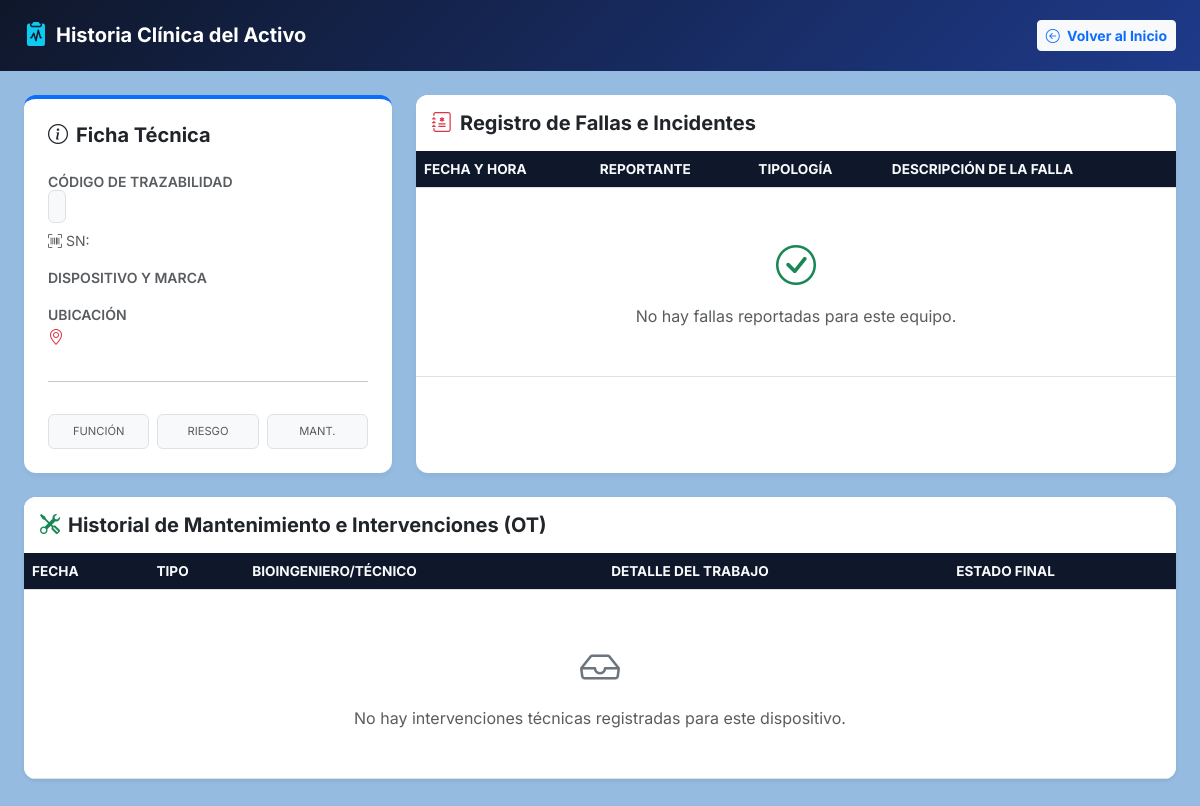
/equipo/2, run on an earlier commit of the app's database.
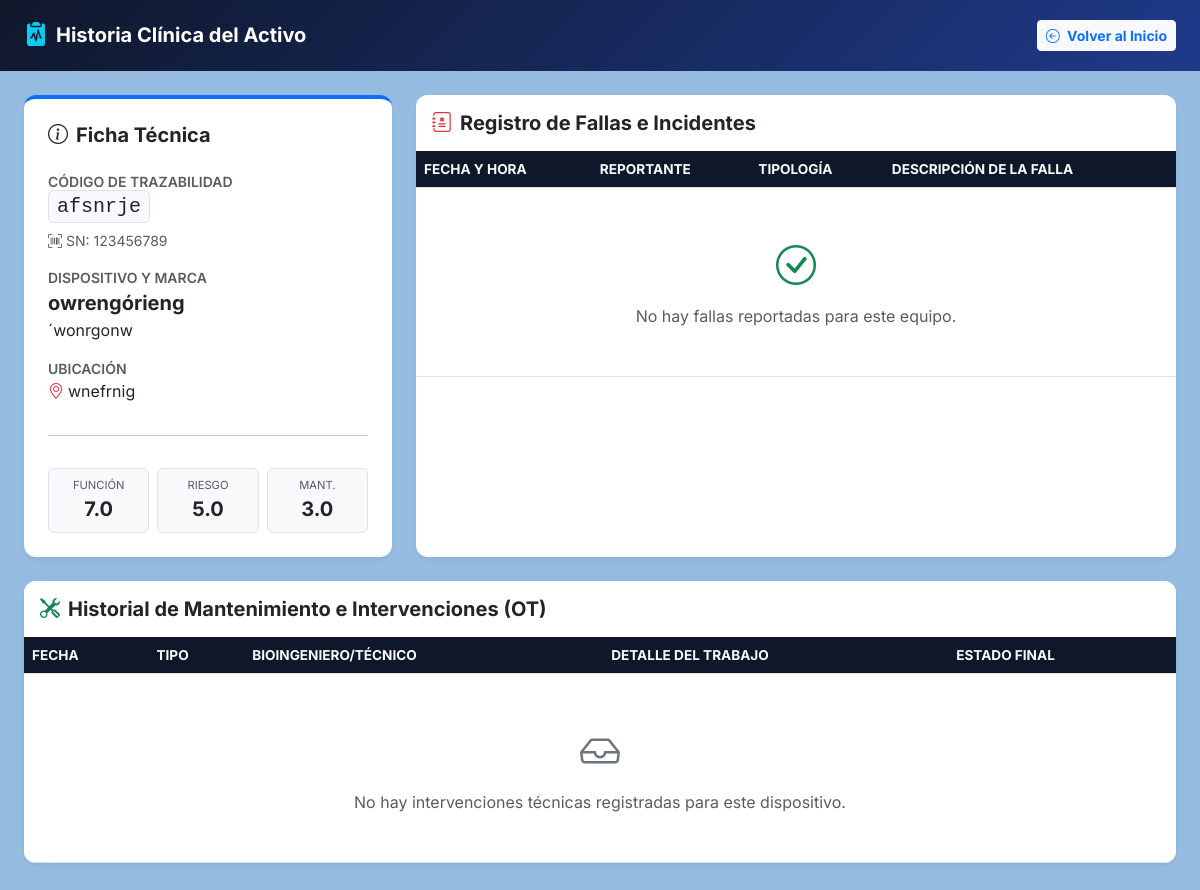
And on a later commit of the database.
### tables this page shows
CREATE TABLE equipos (
        id INTEGER PRIMARY KEY AUTOINCREMENT,
        codigo_trazabilidad TEXT UNIQUE NOT NULL,
        numero_serie TEXT NOT NULL,
        nombre TEXT NOT NULL,
        marca TEXT NOT NULL,
        ubicacion TEXT NOT NULL,
        puntaje_funcion REAL DEFAULT 5.0,
        puntaje_aplicacion REAL DEFAULT 5.0,
        puntaje_mantenimiento REAL DEFAULT 3.0,
        manual_url TEXT,
        estado TEXT DEFAULT 'Activo'
        
    );

### app.py (the view)
@app.route("/equipo/<int:equipo_id>")
def detalle_equipo(equipo_id):
    equipo, fallas, intervenciones = obtener_historia_completa(equipo_id)
    return render_template("detalle.html", equipo=equipo, fallas=fallas, intervenciones=intervenciones)

### db.py (called while the page is built)
def obtener_conexion():
    conexion = sqlite3.connect(RUTA_BD)
    conexion.row_factory = sqlite3.Row
    conexion.execute("PRAGMA foreign_keys = ON;")
    return conexion

def obtener_historia_completa(equipo_id):
    conexion = obtener_conexion()
    try:
        equipo = conexion.execute("SELECT * FROM equipos WHERE id = ?", (equipo_id,)).fetchone()
        fallas = conexion.execute("SELECT * FROM historial_fallas WHERE equipo_id = ? ORDER BY id DESC", (equipo_id,)).fetchall()
        intervenciones = conexion.execute("SELECT * FROM intervenciones WHERE equipo_id = ? ORDER BY id DESC", (equipo_id,)).fetchall()
        return equipo, fallas, intervenciones
    finally:
        conexion.close()

### templates/detalle.html (shortened to what the changed rows need)
<!DOCTYPE html>
<html lang="es">
<head>
    <link href="https://cdn.jsdelivr.net/npm/bootstrap@5.3.3/dist/css/bootstrap.min.css" rel="stylesheet">
    <link rel="stylesheet" href="https://cdn.jsdelivr.net/npm/bootstrap-icons@1.11.3/font/bootstrap-icons.min.css">
</head>
<body>
<div class="container-fluid px-4 pb-5">
    <div class="row g-4">
        <div class="col-md-4">
            <div class="card p-4 h-100 border-top border-4 border-primary">
                <div class="mb-3">
                    <small class="text-muted d-block fw-semibold">CÓDIGO DE TRAZABILIDAD</small>
                    <span class="fs-5 font-monospace bg-light px-2 py-1 border rounded">{{ equipo.codigo_trazabilidad }}</span>
                    <div class="text-muted small mt-2"><i class="bi bi-upc-scan me-1"></i>SN: {{ equipo.numero_serie }}</div>
                </div>
                <div class="mb-3">
                    <small class="text-muted d-block fw-semibold">DISPOSITIVO Y MARCA</small>
                    <div class="fs-5 fw-bold">{{ equipo.nombre }}</div>
                    <div>{{ equipo.marca }}</div>
                </div>
                <div class="mb-3">
                    <small class="text-muted d-block fw-semibold">UBICACIÓN</small>
                    <div><i class="bi bi-geo-alt text-danger me-1"></i>{{ equipo.ubicacion }}</div>
                </div>
                <div class="row text-center g-2 mt-2">
                    <div class="col-4">
                        <div class="p-2 bg-light rounded border">
                            <small class="d-block text-muted" style="font-size: 0.7rem;">FUNCIÓN</small>
                            <span class="fw-bold fs-5">{{ equipo.puntaje_funcion }}</span>
                        </div>
                    </div>
                    <div class="col-4">
                        <div class="p-2 bg-light rounded border">
                            <small class="d-block text-muted" style="font-size: 0.7rem;">RIESGO</small>
                            <span class="fw-bold fs-5">{{ equipo.puntaje_aplicacion }}</span>
                        </div>
                    </div>
                    <div class="col-4">
                        <div class="p-2 bg-light rounded border">
                            <small class="d-block text-muted" style="font-size: 0.7rem;">MANT.</small>
                            <span class="fw-bold fs-5">{{ equipo.puntaje_mantenimiento }}</span>
                        </div>
                    </div>
                </div>
            </div>
        </div>
        <div class="col-md-8">
            <div class="card overflow-hidden h-100">
                <div class="table-responsive">
                    <table class="table table-hover align-middle mb-0">
                        <thead>
                            <tr>
                                <th>Fecha y Hora</th>
                                <th>Reportante</th>
                                <th>Tipología</th>
                                <th>Descripción de la Falla</th>
                            </tr>
                        </thead>
                    </table>
                </div>
            </div>
        </div>
        <div class="col-12 mt-4">
            <div class="card overflow-hidden shadow-sm">
                <div class="table-responsive">
                    <table class="table table-hover align-middle mb-0">
                        <thead>
                            <tr>
                                <th>Fecha</th>
                                <th>Tipo</th>
                                <th>Bioingeniero/Técnico</th>
                                <th>Detalle del Trabajo</th>
                                <th>Estado Final</th>
                            </tr>
                        </thead>
                    </table>
                </div>
            </div>
        </div>
    </div>
</div>
</body>
</html>

What changed in the data, as far as the page shows it:
added equipos: codigo_trazabilidad "afsnrje", numero_serie "123456789", nombre "owrengórieng", marca "´wonrgonw", ubicacion "wnefrnig", puntaje_funcion "7.0", puntaje_aplicacion "5.0", puntaje_mantenimiento "3.0"
